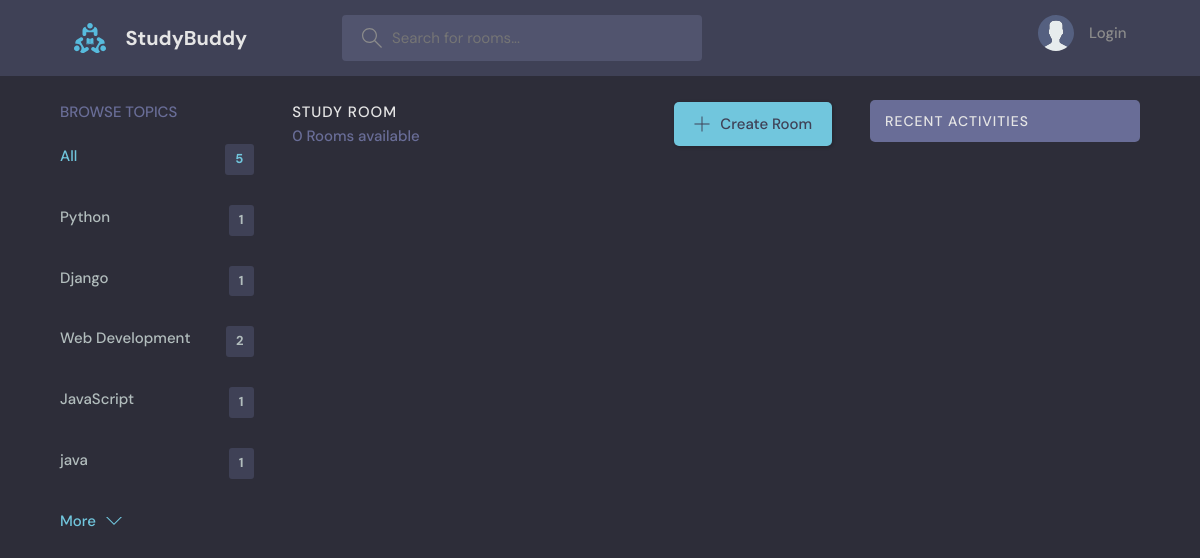
The app's page /?q=Flask, older data.
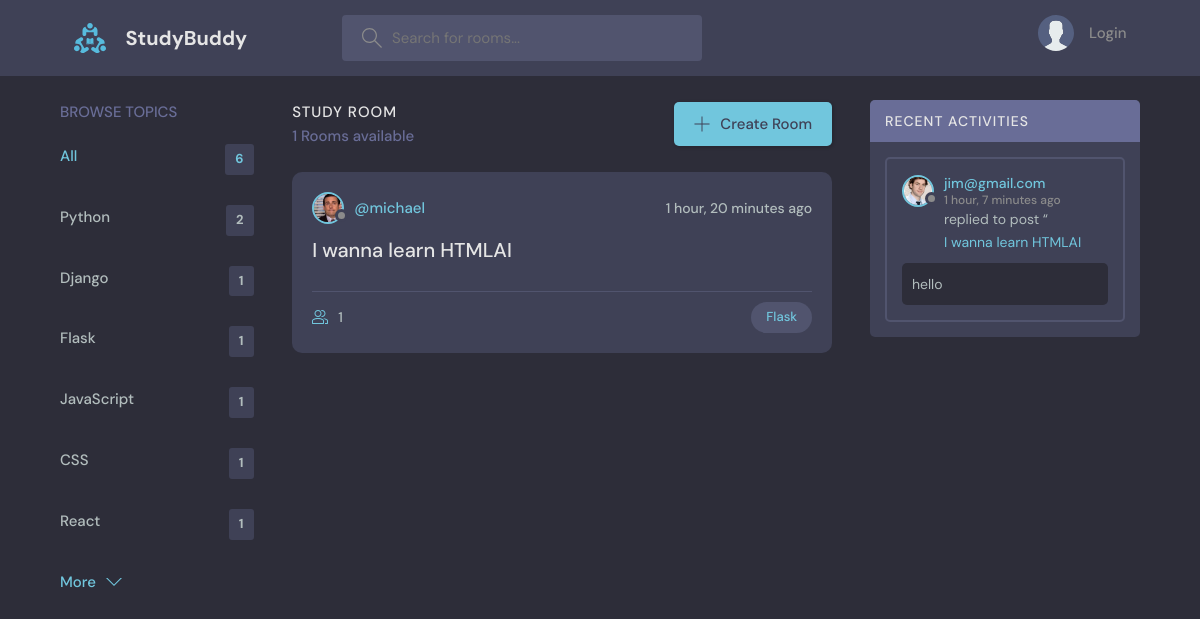
The same page, newer data.
### base/models.py (models this page shows, shortened)
class Topic(models.Model):
    name = models.CharField(max_length=200)

class Room(models.Model):
    host = models.ForeignKey(User, on_delete=models.SET_NULL, null=True)
    topic = models.ForeignKey(Topic, on_delete=models.SET_NULL, null=True)
    name = models.CharField(max_length=200)
    description = models.TextField(null=True, blank=True)
    participants = models.ManyToManyField(
        User, related_name="participants", blank=True)
    created = models.DateTimeField(auto_now_add=True)
    updated = models.DateTimeField(auto_now=True)
    class Meta:
        ordering = ["-updated", "-created"]
    def __str__(self):
        return self.name

class User(AbstractUser):
    pass
    name = models.CharField(max_length=200, null=True)
    email = models.EmailField(null=True, unique=True)
    bio = models.TextField(null=True)
    avatar = models.ImageField(null=True, default='avatar.svg')
    USERNAME_FIELD = 'email'
    REQUIRED_FIELDS = []

class Message(models.Model):
    user = models.ForeignKey(
        User, related_name="messages", on_delete=models.CASCADE)
    room = models.ForeignKey(Room, on_delete=models.CASCADE)
    body = models.TextField()
    created = models.DateTimeField(auto_now_add=True)
    updated = models.DateTimeField(auto_now=True)
    class Meta:
        ordering = ["-updated", "-created"]
    def __str__(self):
        return self.body[:50]

### base/views.py (the view, shortened to what this page needs)
# urls.py: path('', views.home, name='home'),
def home(request):
    q = request.GET.get("q") if request.GET.get("q") != None else ""
    exists = Topic.objects.filter(name=q).exists()
    if exists:
        rooms = Room.objects.filter(
            Q(topic__name__exact=q)
        )
    room_count = rooms.count()
    topics = Topic.objects.filter(
        room__topic_id__isnull=False).distinct()  # improvement
    room_messages = Message.objects.filter(Q(room__topic__name__icontains=q))
    context = {
        "rooms": rooms,
        "topics": topics,
        "room_count": room_count,
        "room_messages": room_messages,
    }
    return render(request, "base/home.html", context)

### base/templates/base/home.html (shortened to what this page needs)
{% extends "admin/main.html" %} {% block content %}
<main class="layout layout--3">
  <div class="container">
    {% include 'base/topics_component.html' %}
    <div class="roomList">
      <div class="roomList__header">
        <div>
          <h2>Study Room</h2>
          <p>{{room_count}} Rooms available</p>
        </div>
        <a class="btn btn--main" href="{% url 'create-room' %}">
          <svg
            version="1.1"
            xmlns="http://www.w3.org/2000/svg"
            width="32"
            height="32"
            viewBox="0 0 32 32"
          >
            <title>add</title>
            <path
              d="M16.943 0.943h-1.885v14.115h-14.115v1.885h14.115v14.115h1.885v-14.115h14.115v-1.885h-14.115v-14.115z"
            ></path>
          </svg>
          Create Room
        </a>
      </div>
      {% include 'base/feed_component.html' %}
    </div>
    {% include 'base/activity_component.html' %}
  </div>
</main>
{% endblock content %}

### base/templates/base/topics_component.html
<div class="topics">
    <div class="topics__header">
      <h2>Browse Topics</h2>
    </div>
    <ul class="topics__list">
      <li>
        <a href={% url 'home' %} class="active"> All <span>{{topics.count}}</span></a>
      </li>
    {% for topic in topics %}
      <li>
        <a href="{% url 'home' %}?q={{topic.name}}"> {{topic.name}} <span>{{topic.room_set.all.count}}</span></a>
      </li>
    {% endfor %}
    </ul>
    <a class="btn btn--link" href="{% url 'topics' %}">
      More
      <svg
        version="1.1"
        xmlns="http://www.w3.org/2000/svg"
        width="32"
        height="32"
        viewBox="0 0 32 32"
      >
        <title>chevron-down</title>
        <path d="M16 21l-13-13h-3l16 16 16-16h-3l-13 13z"></path>
      </svg>
    </a>
  </div>

### base/templates/base/feed_component.html (shortened to what this page needs)
{% for room in rooms %}
<div class="roomListRoom">
  <div class="roomListRoom__header">
    <a
      href="{% url 'user-profile' room.host.id %}"
      class="roomListRoom__author"
    >
      <div class="avatar avatar--small">
        <img src="{{room.host.avatar.url}}" />
      </div>
      <span>@{{room.host.username}}</span>
    </a>
    <div class="roomListRoom__actions">
      <span>{{room.created|timesince}} ago</span>
    </div>
  </div>
  <div class="roomListRoom__content">
    <a href="{% url 'room' room.id %}">{{room.name}}</a>
  </div>
  <div class="roomListRoom__meta">
    <a href="{% url 'room' room.id %}" class="roomListRoom__joined">
      {{room.participants.count}}
    </a>
    <p class="roomListRoom__topic">
      <a href="{% url 'home' %}?q={{room.topic.name}}">{{room.topic.name}}</a>
    </p>
  </div>
</div>
{% endfor %}

### base/templates/base/activity_component.html (shortened to what this page needs)
<div class="activities">
  <div class="activities__header">
    <h2>Recent Activities</h2>
  </div>
  {% for message in room_messages %}
  <div class="activities__box">
    <div class="activities__boxHeader roomListRoom__header">
      <a
        href="{% url 'user-profile' message.user.id %}"
        class="roomListRoom__author"
      >
        <div class="avatar avatar--small">
          <img src="{{message.user.avatar.url}}" />
        </div>
        <p>
          {{message.user}}
          <span>{{ message.created|timesince }} ago </span>
        </p>
      </a>
    </div>
    <div class="activities__boxContent">
      <p>
        replied to post “<a href="{% url 'room' message.room.id %}"
          >{{message.room}}</a
        >
      </p>
      <div class="activities__boxRoomContent">{{message}}</div>
    </div>
  </div>
  {% endfor %}
</div>

Row changes from the older to the newer data that the page shows:
computed for Topic "Python": room_set.all.count "1" → "2"
changed Topic: name "Web Development" → "Flask"; room_set.all.count "2" → "1"
changed Topic: name "java" → "CSS"
now on this page (row edited): Topic: name "React", room_set.all.count "1"
added Room: host.avatar (picture), host.username "michael", created "1 hour, 20 minutes", name "I wanna learn HTMLAI", participants.count "1", topic.name "Flask"
added Message: user.avatar (picture), user "jim@gmail.com", created "1 hour, 7 minutes", room "I wanna learn HTMLAI", body "hello"
Text that changed along with them:
{{ topics.count }}: "5" → "6"
{{ room_count }}: "0" → "1"
